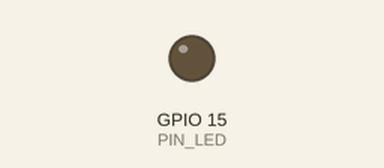
This sketch was run on a simulated ESP32. Shown: output pins drawn as LEDs (lit = HIGH).

Above: at 0.05 s.
At 0.35 s:
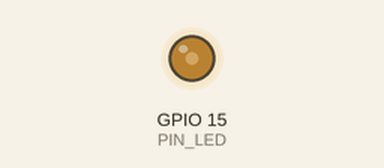
At 0.6 s:
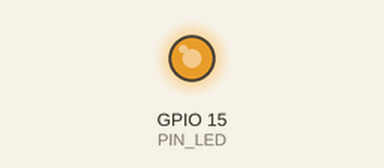
At 1.2 s:
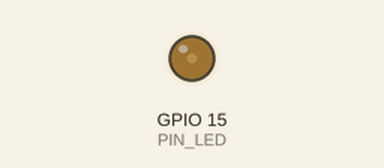
Timing chart, 0 to 3.0 s (numbered marks = the images above):
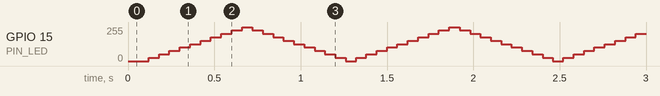

The sketch:

2.ino
```cpp
#include <math.h>
#define PIN_LED 15
#define numFases 20

void setup() {
  ledcAttach(PIN_LED, 100, 12);

}

float fase[] ={00,0.1,0.2,0.3,0.4,0.5,0.6,.7,0.8,0.9,1.0,.9,.8,.7,.6,.5,.4,.3,.2,.1} ;
int n = 0;
void loop() {
  delay(60);
  ledcWrite(PIN_LED,(4095 * fase[n]));
  n++;
  n%=numFases;

}
```
